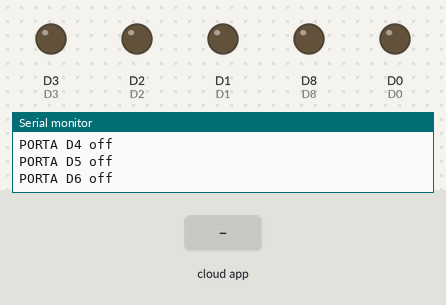
Recording of a sketch running on a simulated ESP8266 (NodeMCU). Parts: output pins drawn as LEDs (lit = HIGH), the last lines printed to the serial monitor. Inputs (shaded band) come from the test bench. WiFi joins after 1.5 s; servers stay silent unless stated; the Firebase database answers and starts empty.

Above: at 2.7 s.
2.8 s: the phone or cloud app sets L1 to 1
At 4.0 s:
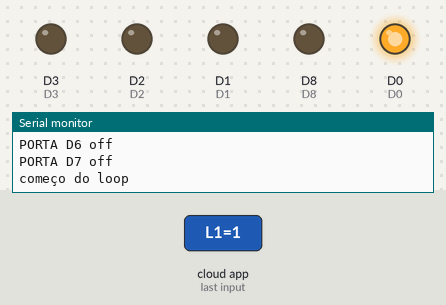
4.3 s: the phone or cloud app sets L1 to 1
At 5.2 s:
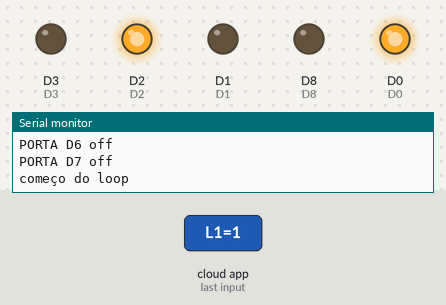
Timing chart, 0 to 7.3 s (numbered marks = the images above; inputs shaded):
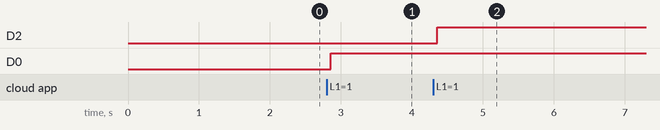

The sketch:

CODIGO_PRODUCAO_OTIMIZADO_OK.ino
```cpp
#include <Arduino.h>

#if defined(ESP32)
  #include <WiFi.h>
#elif defined(ESP8266)
  #include <ESP8266WiFi.h>
#endif
#include <Firebase_ESP_Client.h>

//Provide the token generation process info.
#include "addons/TokenHelper.h"
//Provide the RTDB payload printing info and other helper functions.
#include "addons/RTDBHelper.h"


//WHATCHSDOG
#include <ESP.h>
//WHATCHSDOG


//WHATCHSDOG
#define bot D7
//WHATCHSDOG


#define D0 16
#define D1 5
#define D2 4
#define D3 0
#define D4 2
#define D5 14
#define D6 12
#define D8 15


//ALTERAR -------------------------------------------------------------------------------------------------------------------------------------------------
// Insert your network credentials
#define WIFI_SSID "TP-Link_49AE"
#define WIFI_PASSWORD "84478658"

// Insert Firebase project API Key
#define API_KEY "AIzaSyB8WpaHjzv2WLdM812retS2F5Dk0hSYgCM"

// Insert RTDB URLefine the RTDB URL */
#define DATABASE_URL "https://appportaria-b0a1b-default-rtdb.firebaseio.com/"
//ALTERAR ------------------------------------------------------------------------------------------------------------------------------------------------

//Define Firebase Data object
FirebaseData fbdo;

FirebaseAuth auth;
FirebaseConfig config;

//some importent variables
// String sValue, sValue2, sValue3, sValue4, sValue5, sValue6, sValue7, sValue8, sValue9, sValue10, sValue11, sValue12, sValue13, sValue14, sValue15, sValue16;
const int pinos[] = {D0, D1, D2, D3, D4, D5, D6, D8};
const String caminhos[] = {"D1/L1", "D2/L1", "D3/L1", "D4/L1", "D5/L1", "D6/L1", "D7/L1", "D8/L1"};
String sValues[8];

bool signupOK = false;

//WHATSDOG
const unsigned long WDT_TIMEOUT = 30000; // Tempo limite do watchdog em milissegundos (30 segundos)
unsigned long previousMillis = 0;

void whatsDog() {
  unsigned long currentMillis = millis();

  // Verifica se o tempo atual menos o tempo anterior é maior que o tempo limite do watchdog
  if (currentMillis - previousMillis > WDT_TIMEOUT) {
    Serial.println("A placa travou. Reiniciando ESP8266...");
    ESP.restart(); // Reinicia o ESP8266
  }

  // Atualiza o tempo anterior
  previousMillis = currentMillis;
}
//WHATSDOG

void setup() {

  //WHATCHSDOG
  Serial.begin(115200);
  Serial.println("----------------------------------------");
  Serial.println("Esp Inicializado");
  pinMode(bot, INPUT);
  //WHATCHSDOG

  Serial.begin(115200);
  pinMode(D0,OUTPUT);
  pinMode(D1,OUTPUT);
  pinMode(D2,OUTPUT);
  pinMode(D3,OUTPUT);
  pinMode(D4,OUTPUT);
  pinMode(D5,OUTPUT);
  pinMode(D6,OUTPUT);
  pinMode(D8,OUTPUT);

  WiFi.begin(WIFI_SSID, WIFI_PASSWORD);
  Serial.print("Connecting to Wi-Fi");
  while (WiFi.status() != WL_CONNECTED) {
    Serial.print(".");
    delay(300);
  }
  Serial.println();
  Serial.print("Connected with IP: ");
  Serial.println(WiFi.localIP());
  Serial.println();

  /* Assign the api key (required) */
  config.api_key = API_KEY;

  /* Assign the RTDB URL (required) */
  config.database_url = DATABASE_URL;

  /* Sign up */
  if (Firebase.signUp(&config, &auth, "", "")) {
    Serial.println("ok");
    signupOK = true;
  }
  else {
    Serial.printf("%s\n", config.signer.signupError.message.c_str());
  }

  /* Assign the callback function for the long running token generation task */
  config.token_status_callback = tokenStatusCallback; //see addons/TokenHelper.h

  Firebase.begin(&config, &auth);
  Firebase.reconnectWiFi(true);
}

void loop() {
  Serial.println("começo do loop");

  if (Firebase.ready() && signupOK) {
    controlarPinos();
  }
  whatsDog();
}


void controlarPinos() {
  for (int i = 0; i < 8; ++i) {
    if (Firebase.RTDB.getString(&fbdo, caminhos[i])) {
      if (fbdo.dataType() == "string") {
        sValues[i] = fbdo.stringData();
        int valor = sValues[i].toInt();
        digitalWrite(pinos[i], valor == 1 ? HIGH : LOW);
        Serial.print("PORTA D");
        Serial.print(i);
        Serial.println(valor == 1 ? " on" : " off");
      }
    } else {
      Serial.println(fbdo.errorReason());
    }
  }
}
```

Measured:
- after the input at 2.8 s, D0: LOW → HIGH after 0.06 s
- after the input at 4.3 s, D2: LOW → HIGH after 0.06 s
